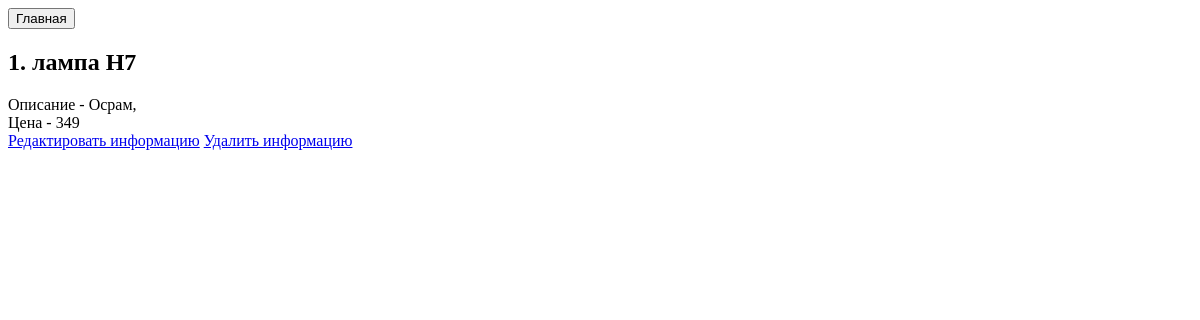
The page /products/1/ on the database as committed earlier.
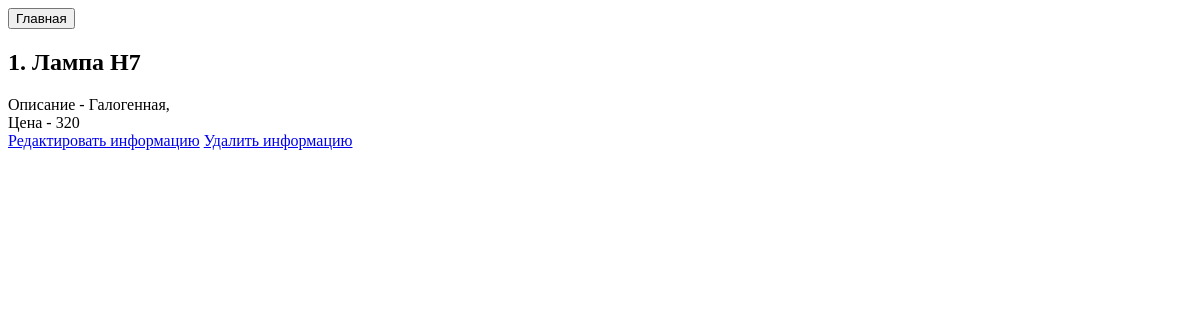
The same page on the database as committed later.
### products/models.py (models this page shows, shortened)
class Products(models.Model):
    product_id = models.IntegerField(unique=True)
    name = models.CharField('Название', max_length=50, blank=True)
    description = models.CharField('Описание', max_length=150, blank=True)
    price = models.IntegerField('Цена', blank=True)

### products/views.py (the view)
# urls.py: path('<int:pk>/', ProductsDetailView.as_view(), name='detail'),
class ProductsDetailView(DetailView):
    model = Products
    template_name = 'products/detail.html'
    context_object_name = 'product'

### products/templates/products/detail.html (shortened to what this page needs)
<html lang="en">
<head>
</head>
<body>
    <a href="{% url "main:index" %}"><button>Главная</button></a><br>
    <div>
        <h2>{{product.product_id}}. {{product.name}}</h2>
        <div>
            Описание - {{product.description}},<br>
            Цена - {{product.price}}<br>
        </div>
        <a href="{% url "products:update" product.id %}">Редактировать информацию</a>
        <a href="{% url "products:delete" product.id %}">Удалить информацию</a>
    </div>
</body>
</html>

Rows that differ between the two databases and show on the page:
changed Products: name "лампа H7" → "Лампа H7"; description "Осрам" → "Галогенная"; price "349" → "320"
